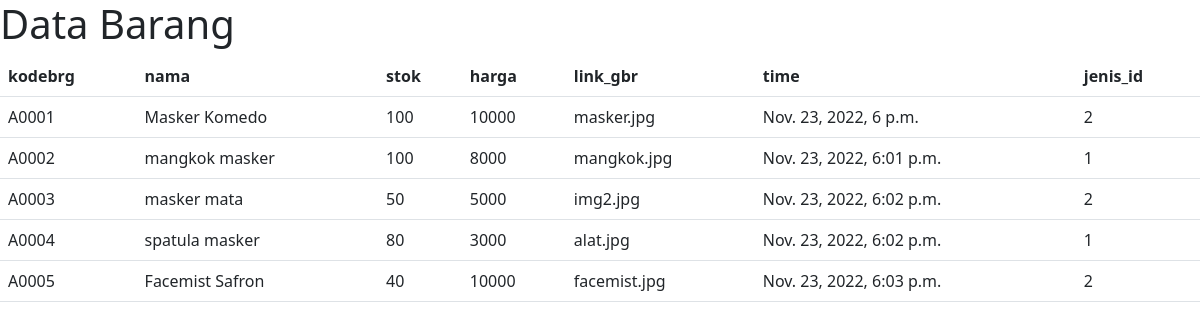
/vbrg/, run on the app's committed database.
### dashboard/models.py (models this page shows, shortened)
class Barang(models.Model):
    kodebrg = models.CharField(max_length=8)
    nama = models.CharField(max_length=100)
    stok = models.IntegerField()
    harga = models.BigIntegerField()
    link_gbr = models.CharField(max_length=200, blank=True)
    time = models.DateTimeField(auto_now_add=True)
    jenis_id = models.ForeignKey(Jenis, on_delete=models.CASCADE, null=True)

### dashboard/views.py (the view)
# urls.py: path('vbrg/',Barang_View, name='barang'),
def Barang_View(request):
    Barangs=Barang.objects.all()
    konteks={
        'Barangs':Barangs,
    }
    return render(request,'tampil_brg.html',konteks)

### templates/tampil_brg.html (shortened to what this page needs)
{%load static%}
{%block content%}
<!doctype html>
<html lang="en">
  <head>
    <link href="https://cdn.jsdelivr.net/npm/bootstrap@5.2.2/dist/css/bootstrap.min.css" rel="stylesheet">
  </head>
  <body>
    <h1>Data Barang</h1>
    <table class="table">
        <thead>
          <tr>
            <th scope="col">kodebrg</th>
            <th scope="col">nama</th>
            <th scope="col">stok</th>
            <th scope="col">harga</th>
            <th scope="col">link_gbr</th>
            <th scope="col">time</th>
            <th scope="col">jenis_id</th>
          </tr>
        </thead>
        <tbody>
            {%for Barang in Barangs%}
          <tr>
            <td>{{ Barang.kodebrg }}</td>
            <td>{{ Barang.nama }}</td>
            <td>{{ Barang.stok }}</td>
            <td>{{ Barang.harga }}</td>
            <td>{{ Barang.link_gbr }}</td>
            <td>{{ Barang.time }}</td>
            <td>{{ Barang.jenis_id_id }}</td>
          </tr>
         {% endfor %}
        </tbody>
      </table>
  </body>
</html>
{%endblock%}

### data on the page
Barang: kodebrg "A0001", nama "Masker Komedo", stok "100", harga "10000", link_gbr "masker.jpg", time "Nov. 23, 2022, 6 p.m.", jenis_id_id "2"
Barang: kodebrg "A0002", nama "mangkok masker", stok "100", harga "8000", link_gbr "mangkok.jpg", time "Nov. 23, 2022, 6:01 p.m.", jenis_id_id "1"
Barang: kodebrg "A0003", nama "masker mata", stok "50", harga "5000", link_gbr "img2.jpg", time "Nov. 23, 2022, 6:02 p.m.", jenis_id_id "2"
Barang: kodebrg "A0004", nama "spatula masker", stok "80", harga "3000", link_gbr "alat.jpg", time "Nov. 23, 2022, 6:02 p.m.", jenis_id_id "1"
Barang: kodebrg "A0005", nama "Facemist Safron", stok "40", harga "10000", link_gbr "facemist.jpg", time "Nov. 23, 2022, 6:03 p.m.", jenis_id_id "2"
